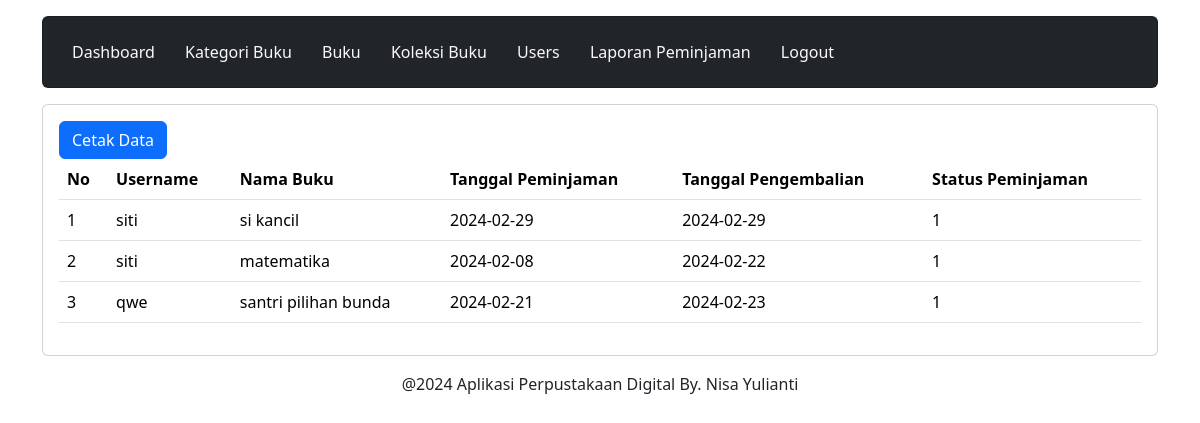
The page /admin/laporan_peminjaman.php (signed in) on the database its author committed.
### tables this page shows
CREATE TABLE `peminjaman` (
  `id_peminjaman` int(11) NOT NULL,
  `id_user` int(11) NOT NULL,
  `id_buku` int(11) NOT NULL,
  `tanggal_peminjaman` date NOT NULL,
  `tanggal_pengembalian` date NOT NULL,
  `status_peminjaman` int(11) NOT NULL
);

CREATE TABLE `user` (
  `id_user` int(11) NOT NULL,
  `username` varchar(255) NOT NULL,
  `password` varchar(255) NOT NULL,
  `email` varchar(255) NOT NULL,
  `nama_lengkap` varchar(255) NOT NULL,
  `alamat` text NOT NULL,
  `level` int(11) NOT NULL
);

CREATE TABLE `buku` (
  `id_buku` int(11) NOT NULL,
  `judul` varchar(255) NOT NULL,
  `penulis` varchar(255) NOT NULL,
  `penerbit` varchar(255) NOT NULL,
  `tahun_terbit` int(11) NOT NULL,
  `stok` int(11) NOT NULL
);

### admin/laporan_peminjaman.php (the view, shortened to what this page needs)
<?php
	include 'header.php';
	include 'navbar.php';
?>
<div class="content mt-3">
	<div class="card">
		<div class="card-body">
			<a href="cetak.php" class="btn btn-primary"><i class="fa fa-print"></i>Cetak Data</a>
			<table class="table">
                <thead>
                    <tr>
                        <th>No</th>
                        <th>Username</th>
                        <th>Nama Buku</th>
						<th>Tanggal Peminjaman</th>
						<th>Tanggal Pengembalian</th>
						<th>Status Peminjaman</th>
                    </tr>
                </thead>
                <tbody>
                    <?php
		            include '../koneksi.php';
		            $no = 1;
		            $data = mysqli_query($koneksi,"SELECT * FROM  peminjaman INNER JOIN user ON peminjaman.id_user=user.id_user INNER JOIN buku ON peminjaman.id_buku=buku.id_buku");
		            while($d = mysqli_fetch_array($data)){
			            ?>
                        <tr>
                            <td><?=$no++; ?></td>
                            <td><?=$d['username']; ?></td>
							<td><?=$d['judul']; ?></td>
							<td><?=$d['tanggal_peminjaman']; ?></td>
							<td><?=$d['tanggal_pengembalian']; ?></td>
							<td><?=$d['status_peminjaman']; ?></td>
                        </tr>
                    <?php }?>
                </tbody>
            </table>
        </div>
    </div>
</div>
<?php
	include 'footer.php';
?>

### rows shown on the page
peminjaman: id_user.username "siti", id_buku.judul "si kancil", tanggal_peminjaman "2024-02-29", tanggal_pengembalian "2024-02-29", status_peminjaman "1"
peminjaman: id_user.username "siti", id_buku.judul "matematika", tanggal_peminjaman "2024-02-08", tanggal_pengembalian "2024-02-22", status_peminjaman "1"
peminjaman: id_user.username "qwe", id_buku.judul "santri pilihan bunda", tanggal_peminjaman "2024-02-21", tanggal_pengembalian "2024-02-23", status_peminjaman "1"
